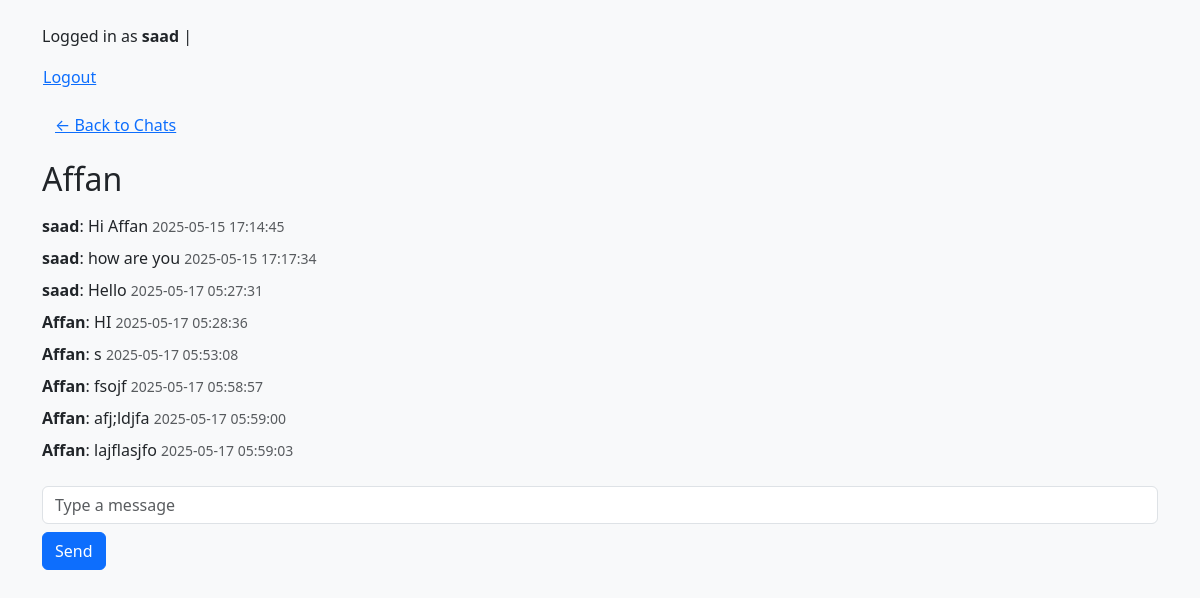
The app's page /chat/6/ (signed in) with its own data.
### chat/models.py (models this page shows, shortened)
class Message(models.Model):
    chat = models.ForeignKey(Chat, related_name='messages', on_delete=models.CASCADE)
    sender = models.ForeignKey(User, on_delete=models.CASCADE)
    content = models.TextField()
    timestamp = models.DateTimeField(auto_now_add=True)
    read_by = models.ManyToManyField(User, related_name='read_messages', blank=True)  # ✅ NEW

### chat/views.py (the view)
# urls.py: path('<int:chat_id>/', views.chat_detail, name='chat_detail'),
@login_required
def chat_detail(request, chat_id):
    chat = get_object_or_404(Chat, id=chat_id)
    messages = chat.messages.select_related('sender').all()
    with transaction.atomic():
        for message in messages:
            if request.user != message.sender and request.user not in message.read_by.all():
                message.read_by.add(request.user)
    other_user = None
    if not chat.is_group:
        other_user = chat.participants.exclude(id=request.user.id).first()
    context = {
        'chat': chat,
        'messages': messages,
        'other_user': other_user,
    }
    return render(request, 'chat/chat_detail.html', context)

### templates/chat/chat_detail.html (shortened to what this page needs)
{% extends 'base.html' %}
{% block content %}
<a href="{% url 'chat_index' %}" class="btn btn-link mb-3">&larr; Back to Chats</a>
<h2 class="mb-3">
  {% if chat.is_group %}{{ chat.name }}{% else %}{{ other_user.username }}{% endif %}
</h2>
<div class="messages mb-3" style="max-height:400px;overflow-y:auto;">
  {% for message in messages %}
    <div class="mb-2">
      <strong>{{ message.sender.username }}</strong>:
      {{ message.content }}
      <small class="text-muted">{{ message.timestamp|date:"Y-m-d H:i:s" }}</small>
    </div>
  {% empty %}
    <p>No messages yet.</p>
  {% endfor %}
</div>
<form method="post" autocomplete="off" action="{% url 'send_message' chat.id %}">
  <input type="text" name="content" class="form-control" placeholder="Type a message" required>
  <button type="submit" class="btn btn-primary mt-2">Send</button>
</form>
{% endblock %}

### templates/base.html (shortened to what this page needs)
<!DOCTYPE html>
<html lang="en">
<head>
    <link href="https://cdn.jsdelivr.net/npm/bootstrap@5.3.2/dist/css/bootstrap.min.css" rel="stylesheet">
</head>
<body>
<div class="container mt-4">
    {% if user.is_authenticated %}
        <p class="mb-3">
            Logged in as <strong>{{ user.username }}</strong> |
            <form method="post" action="{% url 'logout' %}" style="display:inline;">
                <button type="submit" class="btn btn-link p-0 m-0 align-baseline">Logout</button>
            </form>
        </p>
    {% else %}
        <p class="mb-3">
            <a href="{% url 'login' %}" class="btn btn-outline-primary btn-sm me-2">Login</a>
            <a href="{% url 'signup' %}" class="btn btn-primary btn-sm">Sign Up</a>
        </p>
    {% endif %}
    {% block content %}{% endblock %}
</div>
</body>
</html>

### templates/base.html (style rules this page uses)
body { background-color: #f8f9fa; }

### records on screen
Message: sender.username "saad", content "Hi Affan", timestamp "2025-05-15 17:14:45"
Message: sender.username "saad", content "how are you", timestamp "2025-05-15 17:17:34"
Message: sender.username "saad", content "Hello", timestamp "2025-05-17 05:27:31"
Message: sender.username "Affan", content "HI", timestamp "2025-05-17 05:28:36"
Message: sender.username "Affan", content "s", timestamp "2025-05-17 05:53:08"
Message: sender.username "Affan", content "fsojf", timestamp "2025-05-17 05:58:57"
Message: sender.username "Affan", content "afj;ldjfa", timestamp "2025-05-17 05:59:00"
Message: sender.username "Affan", content "lajflasjfo", timestamp "2025-05-17 05:59:03"

### other values on screen
{{ user.username }} "saad"
{{ other_user.username }} "Affan"
